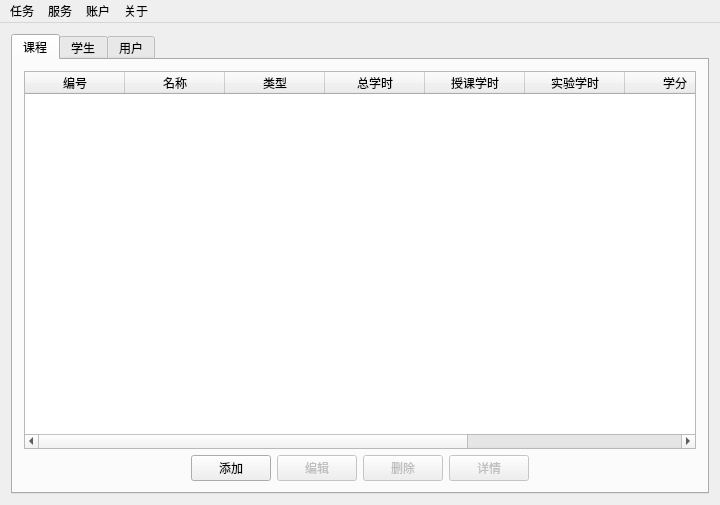
<?xml version="1.0" encoding="UTF-8"?>
<ui version="4.0">
 <class>ManagerWindow</class>
 <widget class="QMainWindow" name="ManagerWindow">
  <property name="geometry">
   <rect>
    <x>0</x>
    <y>0</y>
    <width>720</width>
    <height>505</height>
   </rect>
  </property>
  <property name="windowTitle">
   <string>选课系统-管理员</string>
  </property>
  <property name="windowIcon">
   <iconset resource="Client.qrc">
    <normaloff>:/Client/icon.png</normaloff>:/Client/icon.png</iconset>
  </property>
  <widget class="QWidget" name="centralWidget">
   <layout class="QGridLayout" name="gridLayout">
    <item row="0" column="0">
     <widget class="QTabWidget" name="tabWidget">
      <property name="currentIndex">
       <number>0</number>
      </property>
      <widget class="QWidget" name="tab">
       <attribute name="title">
        <string>课程</string>
       </attribute>
       <layout class="QGridLayout" name="gridLayout_2">
        <item row="0" column="0" colspan="6">
         <widget class="QTableWidget" name="classes">
          <property name="editTriggers">
           <set>QAbstractItemView::NoEditTriggers</set>
          </property>
          <property name="alternatingRowColors">
           <bool>true</bool>
          </property>
          <property name="selectionMode">
           <enum>QAbstractItemView::SingleSelection</enum>
          </property>
          <property name="selectionBehavior">
           <enum>QAbstractItemView::SelectRows</enum>
          </property>
          <property name="sortingEnabled">
           <bool>true</bool>
          </property>
          <attribute name="horizontalHeaderShowSortIndicator" stdset="0">
           <bool>true</bool>
          </attribute>
          <column>
           <property name="text">
            <string>编号</string>
           </property>
          </column>
          <column>
           <property name="text">
            <string>名称</string>
           </property>
          </column>
          <column>
           <property name="text">
            <string>类型</string>
           </property>
          </column>
          <column>
           <property name="text">
            <string>总学时</string>
           </property>
          </column>
          <column>
           <property name="text">
            <string>授课学时</string>
           </property>
          </column>
          <column>
           <property name="text">
            <string>实验学时</string>
           </property>
          </column>
          <column>
           <property name="text">
            <string>学分</string>
           </property>
          </column>
          <column>
           <property name="text">
            <string>开课学期</string>
           </property>
          </column>
          <column>
           <property name="text">
            <string>选择人数</string>
           </property>
          </column>
         </widget>
        </item>
        <item row="1" column="0">
         <spacer name="horizontalSpacer">
          <property name="orientation">
           <enum>Qt::Horizontal</enum>
          </property>
          <property name="sizeHint" stdset="0">
           <size>
            <width>169</width>
            <height>20</height>
           </size>
          </property>
         </spacer>
        </item>
        <item row="1" column="5">
         <spacer name="horizontalSpacer_2">
          <property name="orientation">
           <enum>Qt::Horizontal</enum>
          </property>
          <property name="sizeHint" stdset="0">
           <size>
            <width>169</width>
            <height>20</height>
           </size>
          </property>
         </spacer>
        </item>
        <item row="1" column="3">
         <widget class="QPushButton" name="removeClass">
          <property name="enabled">
           <bool>false</bool>
          </property>
          <property name="text">
           <string>删除</string>
          </property>
         </widget>
        </item>
        <item row="1" column="1">
         <widget class="QPushButton" name="addClass">
          <property name="text">
           <string>添加</string>
          </property>
         </widget>
        </item>
        <item row="1" column="2">
         <widget class="QPushButton" name="editClass">
          <property name="enabled">
           <bool>false</bool>
          </property>
          <property name="text">
           <string>编辑</string>
          </property>
         </widget>
        </item>
        <item row="1" column="4">
         <widget class="QPushButton" name="viewClass">
          <property name="enabled">
           <bool>false</bool>
          </property>
          <property name="text">
           <string>详情</string>
          </property>
         </widget>
        </item>
       </layout>
      </widget>
      <widget class="QWidget" name="tab_2">
       <attribute name="title">
        <string>学生</string>
       </attribute>
       <layout class="QGridLayout" name="gridLayout_3">
        <item row="0" column="0" colspan="6">
         <widget class="QTableWidget" name="students">
          <property name="editTriggers">
           <set>QAbstractItemView::NoEditTriggers</set>
          </property>
          <property name="alternatingRowColors">
           <bool>true</bool>
          </property>
          <property name="selectionMode">
           <enum>QAbstractItemView::SingleSelection</enum>
          </property>
          <property name="selectionBehavior">
           <enum>QAbstractItemView::SelectRows</enum>
          </property>
          <property name="sortingEnabled">
           <bool>true</bool>
          </property>
          <attribute name="horizontalHeaderShowSortIndicator" stdset="0">
           <bool>true</bool>
          </attribute>
          <column>
           <property name="text">
            <string>学号</string>
           </property>
          </column>
          <column>
           <property name="text">
            <string>姓名</string>
           </property>
          </column>
          <column>
           <property name="text">
            <string>选课数量</string>
           </property>
          </column>
          <column>
           <property name="text">
            <string>学分数</string>
           </property>
          </column>
          <column>
           <property name="text">
            <string>所选课程</string>
           </property>
          </column>
         </widget>
        </item>
        <item row="1" column="0">
         <spacer name="horizontalSpacer_3">
          <property name="orientation">
           <enum>Qt::Horizontal</enum>
          </property>
          <property name="sizeHint" stdset="0">
           <size>
            <width>169</width>
            <height>20</height>
           </size>
          </property>
         </spacer>
        </item>
        <item row="1" column="1">
         <widget class="QPushButton" name="addStudent">
          <property name="text">
           <string>添加</string>
          </property>
         </widget>
        </item>
        <item row="1" column="2">
         <widget class="QPushButton" name="editStudent">
          <property name="enabled">
           <bool>false</bool>
          </property>
          <property name="text">
           <string>编辑</string>
          </property>
         </widget>
        </item>
        <item row="1" column="3">
         <widget class="QPushButton" name="removeStudent">
          <property name="enabled">
           <bool>false</bool>
          </property>
          <property name="text">
           <string>删除</string>
          </property>
         </widget>
        </item>
        <item row="1" column="4">
         <widget class="QPushButton" name="viewStudent">
          <property name="enabled">
           <bool>false</bool>
          </property>
          <property name="text">
           <string>详情</string>
          </property>
         </widget>
        </item>
        <item row="1" column="5">
         <spacer name="horizontalSpacer_4">
          <property name="orientation">
           <enum>Qt::Horizontal</enum>
          </property>
          <property name="sizeHint" stdset="0">
           <size>
            <width>169</width>
            <height>20</height>
           </size>
          </property>
         </spacer>
        </item>
       </layout>
      </widget>
      <widget class="QWidget" name="tab_3">
       <attribute name="title">
        <string>用户</string>
       </attribute>
       <layout class="QGridLayout" name="gridLayout_4">
        <item row="3" column="1">
         <widget class="QPushButton" name="resetUser">
          <property name="enabled">
           <bool>false</bool>
          </property>
          <property name="text">
           <string>重置密码</string>
          </property>
         </widget>
        </item>
        <item row="6" column="1">
         <spacer name="verticalSpacer">
          <property name="orientation">
           <enum>Qt::Vertical</enum>
          </property>
          <property name="sizeHint" stdset="0">
           <size>
            <width>20</width>
            <height>266</height>
           </size>
          </property>
         </spacer>
        </item>
        <item row="4" column="1">
         <widget class="QPushButton" name="typeUser">
          <property name="enabled">
           <bool>false</bool>
          </property>
          <property name="text">
           <string>权限更改</string>
          </property>
         </widget>
        </item>
        <item row="1" column="1">
         <widget class="QPushButton" name="addUser">
          <property name="text">
           <string>添加用户</string>
          </property>
         </widget>
        </item>
        <item row="5" column="1">
         <widget class="QPushButton" name="regUser">
          <property name="text">
           <string>从学生注册</string>
          </property>
         </widget>
        </item>
        <item row="2" column="1">
         <widget class="QPushButton" name="removeUser">
          <property name="enabled">
           <bool>false</bool>
          </property>
          <property name="text">
           <string>移除用户</string>
          </property>
         </widget>
        </item>
        <item row="0" column="1">
         <widget class="QPushButton" name="refreshUser">
          <property name="text">
           <string>刷新列表</string>
          </property>
         </widget>
        </item>
        <item row="0" column="0" rowspan="7">
         <widget class="QTableWidget" name="users">
          <property name="editTriggers">
           <set>QAbstractItemView::NoEditTriggers</set>
          </property>
          <property name="alternatingRowColors">
           <bool>true</bool>
          </property>
          <property name="selectionMode">
           <enum>QAbstractItemView::SingleSelection</enum>
          </property>
          <property name="selectionBehavior">
           <enum>QAbstractItemView::SelectRows</enum>
          </property>
          <property name="sortingEnabled">
           <bool>true</bool>
          </property>
          <attribute name="horizontalHeaderShowSortIndicator" stdset="0">
           <bool>true</bool>
          </attribute>
          <column>
           <property name="text">
            <string>用户名</string>
           </property>
          </column>
          <column>
           <property name="text">
            <string>用户类型</string>
           </property>
          </column>
         </widget>
        </item>
       </layout>
      </widget>
     </widget>
    </item>
   </layout>
  </widget>
  <widget class="QMenuBar" name="menuBar">
   <property name="geometry">
    <rect>
     <x>0</x>
     <y>0</y>
     <width>720</width>
     <height>22</height>
    </rect>
   </property>
   <widget class="QMenu" name="menu">
    <property name="title">
     <string>任务</string>
    </property>
    <addaction name="actionGet_Task"/>
    <addaction name="actionSet_Task"/>
    <addaction name="separator"/>
    <addaction name="actionNew_Task"/>
    <addaction name="actionSave_Task"/>
    <addaction name="actionLoad_Task"/>
   </widget>
   <widget class="QMenu" name="menu_2">
    <property name="title">
     <string>服务</string>
    </property>
    <addaction name="actionServer_Config"/>
    <addaction name="actionServer_Information"/>
    <addaction name="separator"/>
    <addaction name="actionServer_Shutdown"/>
    <addaction name="actionServer_Restart"/>
    <addaction name="separator"/>
    <addaction name="actionLog_Manage"/>
   </widget>
   <widget class="QMenu" name="menu_3">
    <property name="title">
     <string>账户</string>
    </property>
    <addaction name="actionChange_Password"/>
    <addaction name="actionLogout"/>
   </widget>
   <widget class="QMenu" name="menu_4">
    <property name="title">
     <string>关于</string>
    </property>
    <addaction name="actionAbout"/>
    <addaction name="actionAbout_Qt"/>
   </widget>
   <addaction name="menu"/>
   <addaction name="menu_2"/>
   <addaction name="menu_3"/>
   <addaction name="menu_4"/>
  </widget>
  <action name="actionGet_Task">
   <property name="text">
    <string>拉取任务</string>
   </property>
   <property name="shortcut">
    <string>Shift+R</string>
   </property>
  </action>
  <action name="actionSet_Task">
   <property name="text">
    <string>推送任务</string>
   </property>
   <property name="shortcut">
    <string>Shift+P</string>
   </property>
  </action>
  <action name="actionNew_Task">
   <property name="text">
    <string>新建任务</string>
   </property>
   <property name="shortcut">
    <string>Ctrl+N</string>
   </property>
  </action>
  <action name="actionSave_Task">
   <property name="text">
    <string>保存任务</string>
   </property>
   <property name="shortcut">
    <string>Ctrl+S</string>
   </property>
  </action>
  <action name="actionLoad_Task">
   <property name="text">
    <string>打开任务</string>
   </property>
   <property name="shortcut">
    <string>Ctrl+O</string>
   </property>
  </action>
  <action name="actionServer_Config">
   <property name="text">
    <string>服务器配置</string>
   </property>
   <property name="shortcut">
    <string>Alt+C</string>
   </property>
  </action>
  <action name="actionServer_Information">
   <property name="text">
    <string>服务器信息</string>
   </property>
   <property name="shortcut">
    <string>Alt+I</string>
   </property>
  </action>
  <action name="actionServer_Shutdown">
   <property name="text">
    <string>关闭服务端应用</string>
   </property>
  </action>
  <action name="actionServer_Restart">
   <property name="text">
    <string>重启服务端应用</string>
   </property>
  </action>
  <action name="actionChange_Password">
   <property name="text">
    <string>更改密码</string>
   </property>
  </action>
  <action name="actionLogout">
   <property name="text">
    <string>退出登录</string>
   </property>
   <property name="shortcut">
    <string>Ctrl+L</string>
   </property>
  </action>
  <action name="actionAbout">
   <property name="text">
    <string>关于系统</string>
   </property>
  </action>
  <action name="actionAbout_Qt">
   <property name="text">
    <string>关于Qt</string>
   </property>
  </action>
  <action name="actionLog_Manage">
   <property name="text">
    <string>日志管理</string>
   </property>
   <property name="shortcut">
    <string>Alt+M</string>
   </property>
  </action>
  <action name="actionLoad_Classes">
   <property name="text">
    <string>载入课程</string>
   </property>
  </action>
  <action name="actionSave_Classes">
   <property name="text">
    <string>保存课程</string>
   </property>
  </action>
  <action name="actionLoad_Students">
   <property name="text">
    <string>载入学生</string>
   </property>
  </action>
  <action name="actionSave_Students">
   <property name="text">
    <string>保存学生</string>
   </property>
  </action>
 </widget>
 <layoutdefault spacing="6" margin="11"/>
 <resources>
  <include location="Client.qrc"/>
 </resources>
 <connections/>
</ui>
